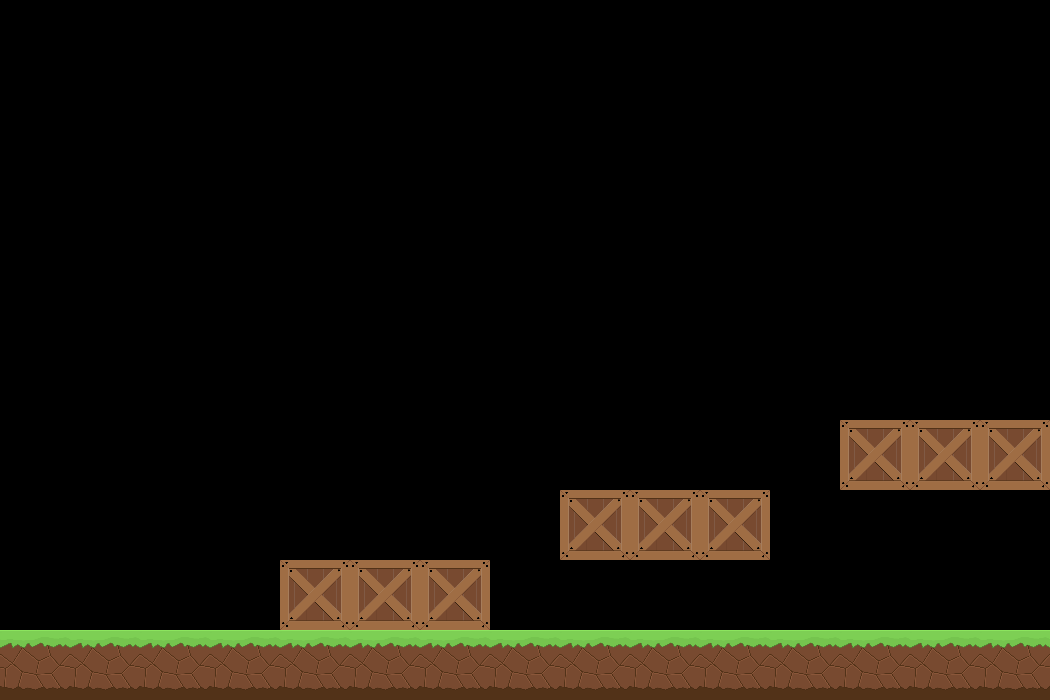

The image is a tile-based game level rendered from a .tmx file. Its description and complete source (layers, tilesets, objects, tile grids) follow:
An orthogonal 15x10 tile map with 70x70 px tiles, 1 tile layer (Tile Layer 1) and 17 objects (7x platformSide, 4x platform, 3x platformBottom, 3x worldBorder).

<map version="1.4" tiledversion="1.4.2" orientation="orthogonal" renderorder="right-down" width="15" height="10" tilewidth="70" tileheight="70" infinite="0" nextlayerid="4" nextobjectid="58">
 <tileset firstgid="1" name="TextureSheet70px" tilewidth="70" tileheight="70" tilecount="12" columns="3">
  <image source="TextureSheet70px.png" width="210" height="280" />
 </tileset>
 <layer id="1" name="Tile Layer 1" width="15" height="10">
  <data encoding="csv">
0,0,0,0,0,0,0,0,0,0,0,0,0,0,0,
0,0,0,0,0,0,0,0,0,0,0,0,0,0,0,
0,0,0,0,0,0,0,0,0,0,0,0,0,0,0,
0,0,0,0,0,0,0,0,0,0,0,0,0,0,0,
0,0,0,0,0,0,0,0,0,0,0,0,0,0,0,
0,0,0,0,0,0,0,0,0,0,0,0,0,0,0,
0,0,0,0,0,0,0,0,0,0,0,0,7,7,7,
0,0,0,0,0,0,0,0,7,7,7,0,0,0,0,
0,0,0,0,7,7,7,0,0,0,0,0,0,0,0,
2,2,2,2,2,2,2,2,2,2,2,2,2,2,2
</data>
 </layer>
 <objectgroup id="2" name="Object Layer 1">
  <object id="4" type="platform" x="0" y="630" width="1049.99" />
  <object id="17" type="platformBottom" x="280.007" y="630.001" width="209.988" />
  <object id="22" type="platformSide" x="1050" y="420" height="70" />
  <object id="32" type="worldBorder" x="0" y="0" height="700" />
  <object id="34" type="worldBorder" x="1050" y="0" height="700" />
  <object id="44" type="platformSide" x="280" y="560" height="70" />
  <object id="46" type="platformSide" x="560" y="490" height="70" />
  <object id="47" type="platformSide" x="840" y="420" height="70" />
  <object id="48" type="platform" x="280" y="560" width="210" />
  <object id="50" type="platformBottom" x="560" y="560" width="210" />
  <object id="51" type="platform" x="840" y="420" width="210" />
  <object id="52" type="platformSide" x="770" y="490" height="70" />
  <object id="53" type="platformSide" x="490" y="560" height="70" />
  <object id="54" type="platformSide" x="1050" y="420" height="70" />
  <object id="55" type="platform" x="560" y="490" width="210" />
  <object id="56" type="platformBottom" x="840" y="490" width="210" />
  <object id="57" type="worldBorder" x="0" y="0" width="1050" />
 </objectgroup>
</map>